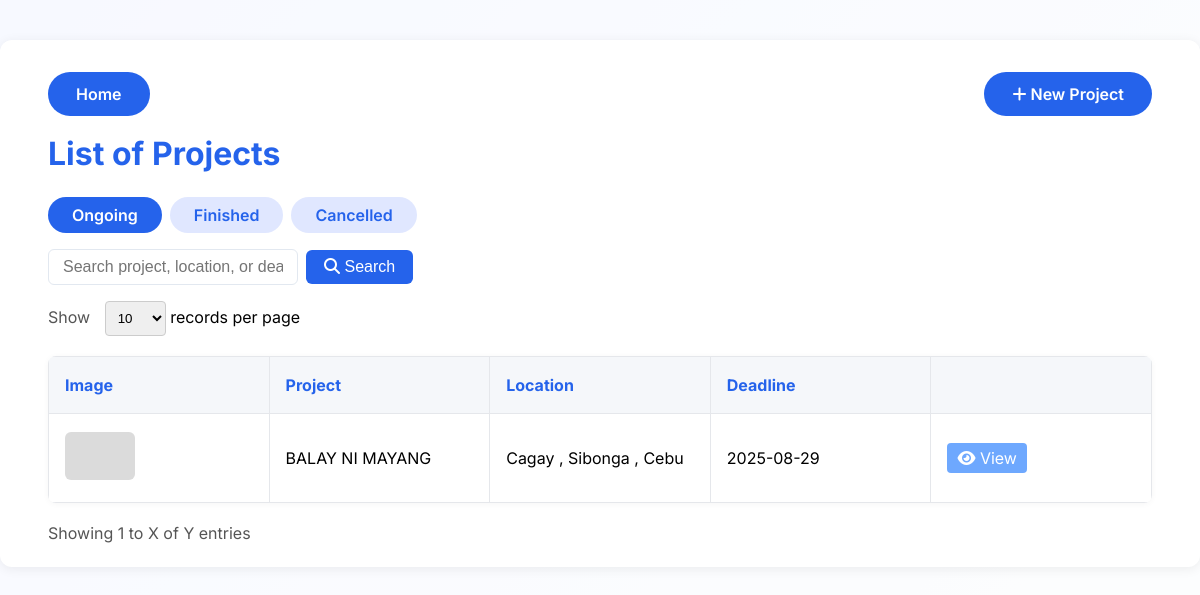
Page /project_list.php on the committed database.
### tables this page shows
CREATE TABLE `projects` (
  `project_id` int(11) NOT NULL,
  `project_name` varchar(255) NOT NULL,
  `start_date` date NOT NULL,
  `deadline` date NOT NULL,
  `location` varchar(255) NOT NULL,
  `project_cost` decimal(15,2) NOT NULL,
  `foreman` varchar(255) NOT NULL,
  `project_type` varchar(100) NOT NULL,
  `project_status` varchar(50) NOT NULL,
  `project_divisions` varchar(255) NOT NULL,
  `image_path` varchar(255) DEFAULT NULL,
  `client_name` varchar(255) DEFAULT NULL,
  `client_number` varchar(255) DEFAULT NULL
);

### project_list.php (the view, shortened to what this page needs)
<?php
include 'db.php';
$status_filter = isset($_GET['status']) ? $_GET['status'] : 'Ongoing';
$search = isset($_GET['search']) ? trim($_GET['search']) : '';
$sql = "SELECT project_id, project_name, location, deadline, image_path FROM projects";
$where = [];
if ($status_filter !== 'All') {
    $where[] = "project_status = '" . $conn->real_escape_string($status_filter) . "'";
}
if (count($where) > 0) {
    $sql .= ' WHERE ' . implode(' AND ', $where);
}
$result = $conn->query($sql);
?>
<!DOCTYPE html>
<html>
<head>
    <link rel="stylesheet" href="https://cdnjs.cloudflare.com/ajax/libs/font-awesome/6.4.0/css/all.min.css">
</head>
<body>
    <div class="container">
        <div class="top-buttons">
             <a href="dashboard.php" class="home-btn">Home</a>
             <a href="add_project.php" class="new-project-btn"><i class="fas fa-plus"></i> New Project</a>
        </div>
        <div class="header">List of Projects</div>
         <div class="status-filters">
            <a href="?status=Ongoing&search=<?= urlencode($search) ?>" class="status-filter-btn <?php echo ($status_filter == 'Ongoing') ? 'active' : ''; ?>">Ongoing</a>
            <a href="?status=Finished&search=<?= urlencode($search) ?>" class="status-filter-btn <?php echo ($status_filter == 'Finished') ? 'active' : ''; ?>">Finished</a>
            <a href="?status=Cancelled&search=<?= urlencode($search) ?>" class="status-filter-btn <?php echo ($status_filter == 'Cancelled') ? 'active' : ''; ?>">Cancelled</a>
        </div>
        <div class="search-bar-container">
            <form method="get" style="display: flex; gap: 8px; align-items: center;">
                <input type="text" name="search" class="search-input" placeholder="Search project, location, or deadline..." value="<?= htmlspecialchars($search) ?>">
                <button type="submit" class="search-btn"><i class="fa fa-search"></i> Search</button>
            </form>
        </div>
        <div class="controls">
            <div class="records-per-page">
                <label for="records">Show</label>
                <select name="records" id="records">
                    <option value="10">10</option>
                </select>
                <span>records per page</span>
            </div>
        </div>
        <table>
            <thead>
                <tr>
                    <th>Image</th>
                    <th>Project</th>
                    <th>Location</th>
                    <th>Deadline</th>
                    <th></th>
                </tr>
            </thead>
            <tbody>
                <?php
                if ($result->num_rows > 0) {
                    while($row = $result->fetch_assoc()) {
                        echo "<tr>";
                        echo "<td>";
                        if (!empty($row['image_path'])) {
                            echo "<img src='" . htmlspecialchars($row['image_path']) . "' alt='Project Image' style='width:70px;height:48px;object-fit:cover;border-radius:6px;box-shadow:0 1px 4px rgba(0,0,0,0.07);'>";
                        } else {
                            echo "<img src='https://placehold.co/70x48?text=No+Image' alt='No Image' style='width:70px;height:48px;object-fit:cover;border-radius:6px;opacity:0.7;'>";
                        }
                        echo "</td>";
                        echo "<td>" . htmlspecialchars($row["project_name"]) . "</td>";
                        echo "<td>" . htmlspecialchars($row["location"]) . "</td>";
                        echo "<td>" . htmlspecialchars($row["deadline"]) . "</td>";
                        echo "<td>"
                            . "<a href=\"view_project.php?id=" . $row["project_id"] . "\" class=\"view-btn\"><i class=\"fas fa-eye\"></i> View</a>"
                            . "</td>";
                        echo "</tr>";
                    }
                } else {
                    echo "<tr><td colspan=\"4\">No projects found</td></tr>";
                }
                ?>
            </tbody>
        </table>
        <div class="pagination">
            <div class="pagination-info">
                Showing 1 to X of Y entries
            </div>
        </div>
    </div>
</body>
</html>

### project_list.php (style rules this page uses)
body { min-height: 100vh; margin: 0; padding: 0; font-family: 'Poppins', 'Montserrat', 'Inter', Arial, sans-serif; background: url('images/background.webp') no-repeat center center fixed, linear-gradient(135deg, #e0e7ff 0%, #f7fafc 100%); background-size: cover; position: relative; }
.container { margin: 40px auto; max-width: 1600px; background: #fff; border-radius: 12px; box-shadow: 0 2px 12px rgba(0,0,0,0.07); padding: 32px 48px 24px 48px; position: relative; z-index: 1; }
.header { font-size: 2em; font-weight: 700; margin-bottom: 24px; color: #2563eb; }
.top-buttons { display: flex; justify-content: space-between; align-items: center; margin-bottom: 18px; }
.home-btn, .new-project-btn { background: #2563eb; color: #fff; border: none; padding: 12px 28px; font-size: 1em; border-radius: 999px; cursor: pointer; text-decoration: none; font-weight: 600; transition: background 0.2s; }
.status-filters { margin-bottom: 16px; display: flex; gap: 8px; }
.status-filter-btn { padding: 8px 24px; border: none; border-radius: 999px; font-size: 1em; background: #e0e7ff; color: #2563eb; cursor: pointer; font-weight: 600; transition: background 0.2s, color 0.2s; text-decoration: none; }
.status-filter-btn.active { background: #2563eb; color: #fff; }
.controls { display: flex; justify-content: space-between; align-items: center; margin-bottom: 20px; }
.records-per-page label { margin-right: 10px; color: #555; }
.records-per-page select { padding: 8px; border-radius: 4px; border: 1px solid #ccc; }
table { width: 100%; border-collapse: collapse; background: #fff; border-radius: 8px; overflow: hidden; box-shadow: 0 1px 6px rgba(0,0,0,0.04); margin-bottom: 20px; }
th, td { border: 1px solid #e5e7eb; padding: 18px 16px; text-align: left; font-size: 1em; min-width: 180px; }
th { background: #f5f7fa; color: #2563eb; font-weight: 700; }
.view-btn { background: #6ea8fe; color: #fff; border: none; border-radius: 4px; padding: 5px 10px; cursor: pointer; transition: background 0.2s; text-decoration: none; display: inline-block; }
.pagination { display: flex; justify-content: space-between; align-items: center; }
.pagination-info { color: #555; }
.search-bar-container { display: flex; align-items: center; gap: 8px; margin-bottom: 16px; }
.search-input { padding: 8px 14px; border-radius: 6px; border: 1px solid #e2e8f0; font-size: 1em; background: #fff; color: #222; min-width: 220px; }
.search-btn { background: #2563eb; color: #fff; border: none; border-radius: 6px; padding: 8px 18px; font-size: 1em; font-weight: 500; cursor: pointer; transition: background 0.2s; }

### rows in the picture
projects: project_name "BALAY NI MAYANG", location "Cagay , Sibonga , Cebu", deadline "2025-08-29"
